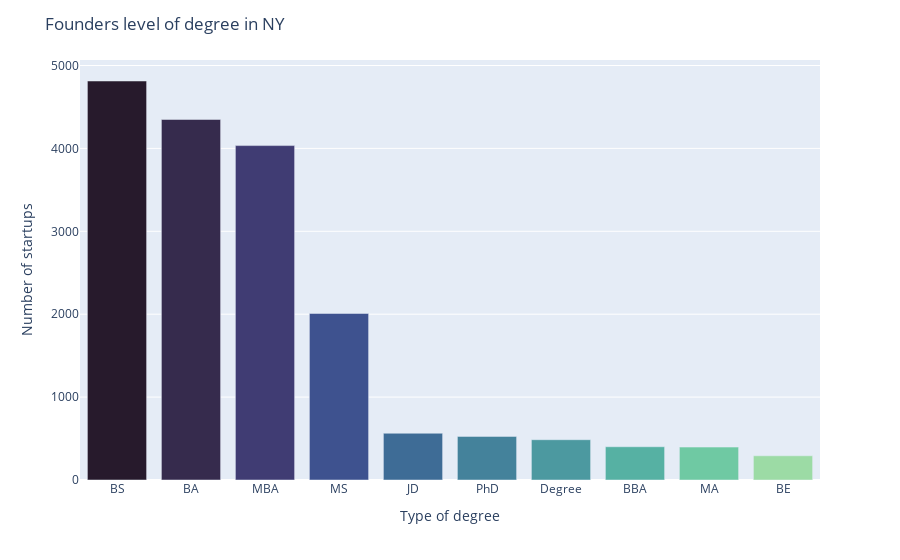

The notebook cell this image was saved under:
### Markdown cell above
## Founder

### Code cell
degree_counts_NY = founders_NY['degree_type'].value_counts()
degree_counts_NY = pd.DataFrame({'degree_type': degree_counts_NY.index, 'count': degree_counts_NY.values})
df_degree_counts_NY = degree_counts_NY[0:10]

fig = px.bar(df_degree_counts_NY, x='degree_type', y='count')
fig.update_layout(
    title='Founders level of degree in NY',
    xaxis_title='Type of degree',
    yaxis_title='Number of startups'
)
fig.update_traces(marker_color=px.colors.sequential.deep[::-1], width=0.8)

fig.show()

### Figure 1 — Plotly figure (JSON) as saved in the notebook; plotly's stock layout.template omitted (floating-point values rounded to 4 significant figures)
{"data": [{"alignmentgroup": "True", "hovertemplate": "degree_type=%{x}<br>count=%{y}<extra></extra>", "legendgroup": "", "marker": {"color": ["rgb(39, 26, 44)", "rgb(54, 43, 77)", "rgb(64, 60, 115)", "rgb(62, 82, 143)", "rgb(62, 108, 150)", "rgb(68, 130, 155)", "rgb(76, 153, 160)", "rgb(86, 177, 163)", "rgb(111, 201, 163)", "rgb(156, 219, 165)", "rgb(206, 236, 179)", "rgb(253, 253, 204)"], "pattern": {"shape": ""}}, "name": "", "offsetgroup": "", "orientation": "v", "showlegend": false, "textposition": "auto", "type": "bar", "width": 0.8, "x": ["BS", "BA", "MBA", "MS", "JD", "PhD", "Degree", "BBA", "MA", "BE"], "xaxis": "x", "y": [4813, 4349, 4034, 2009, 564, 526, 486, 401, 397, 292], "yaxis": "y"}], "layout": {"barmode": "relative", "legend": {"tracegroupgap": 0}, "margin": {"t": 60}, "title": {"text": "Founders level of degree in NY"}, "xaxis": {"anchor": "y", "domain": [0, 1], "title": {"text": "Type of degree"}}, "yaxis": {"anchor": "x", "domain": [0, 1], "title": {"text": "Number of startups"}}}}
